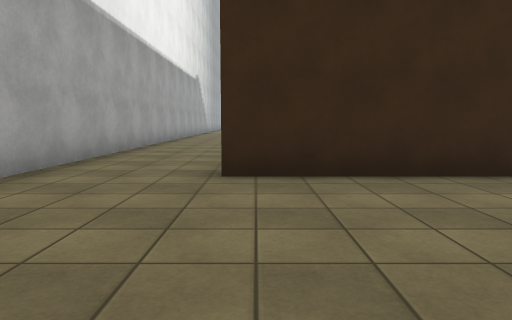
View 1 (above)

18 first-person views from a walk through a Unity game level. The camera is 1.2 m above the floor, tilts 6° down and sees 70° across. The floor is counted in squares, 2 m on a side. Each view is taken from the middle of a square. On the plan, view 1 faces up. The plan holds only what a view shows up to about 10 squares ahead; the rest is blank. The place goes on beyond the plan. The player is left out. Door leaves are left out, so doorways stand open. Surface patterns are stand-ins for the level's own textures.

View 2
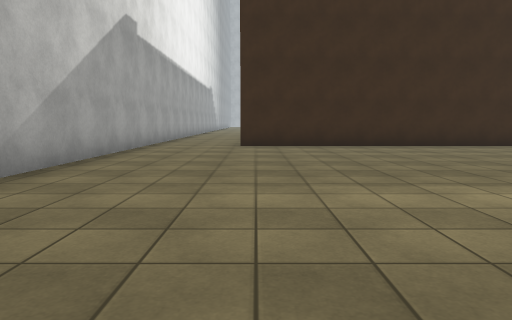

View 3
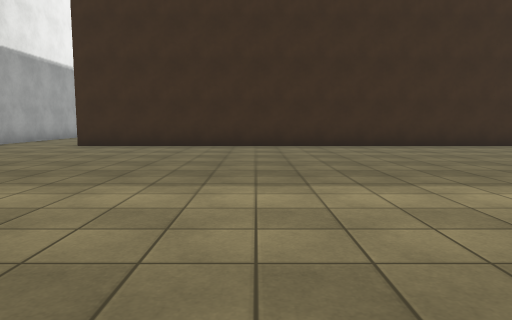

View 4
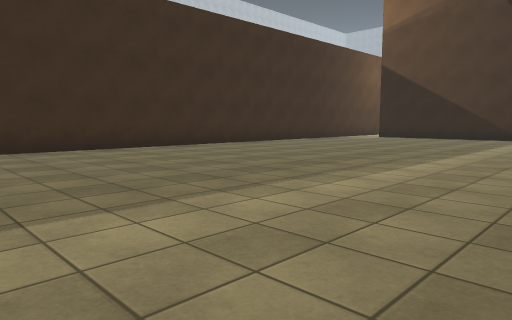

View 5
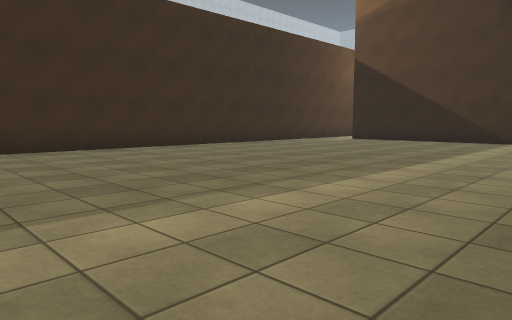

View 6
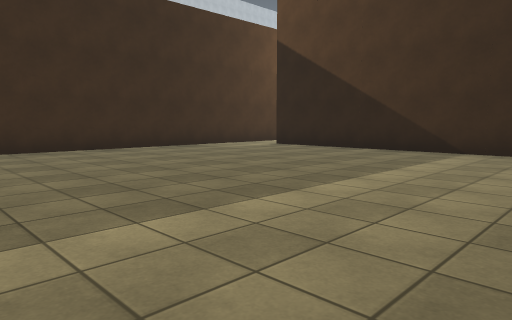

View 7
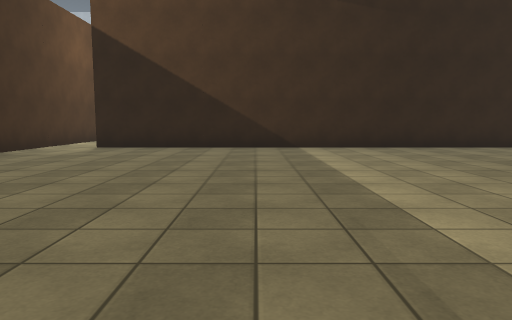

View 8
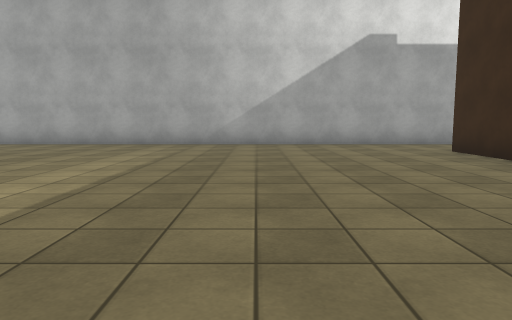

View 9
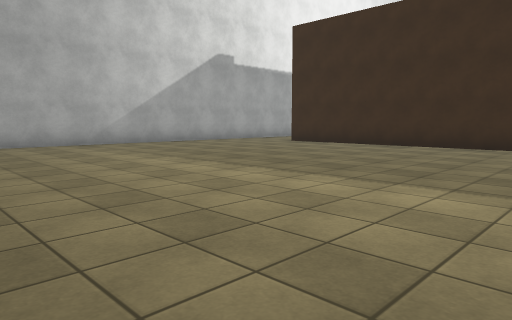

View 10
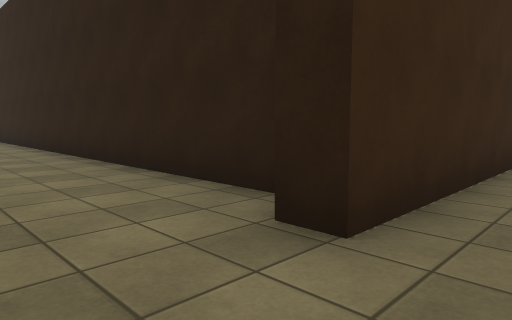

View 11
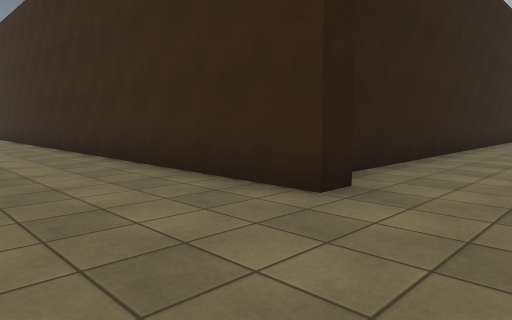

View 12
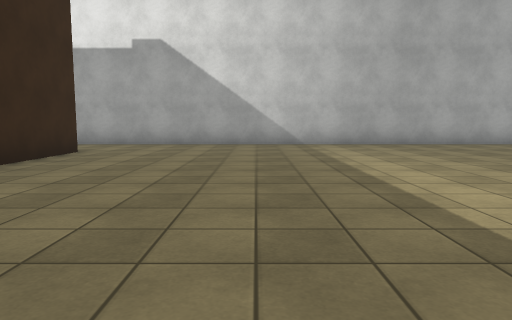

View 13
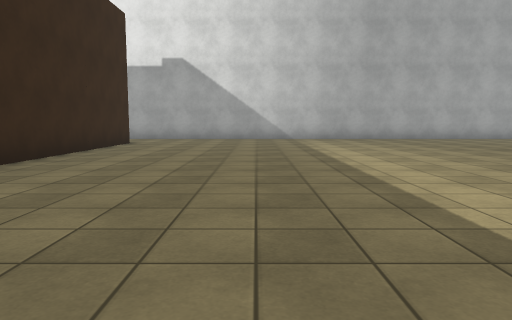

View 14
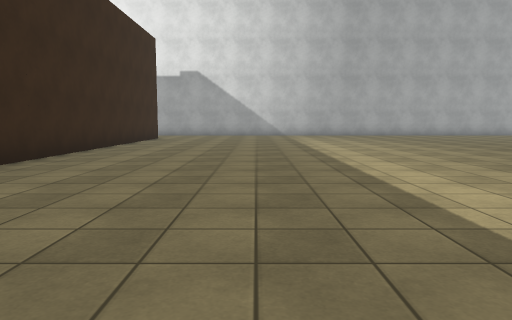

View 15
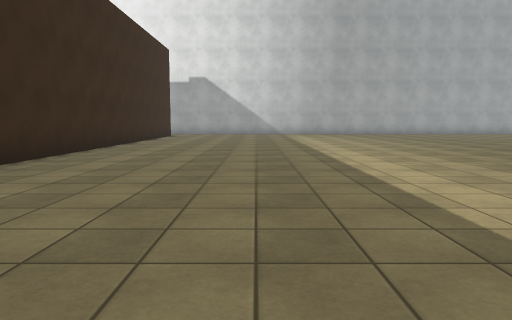

View 16
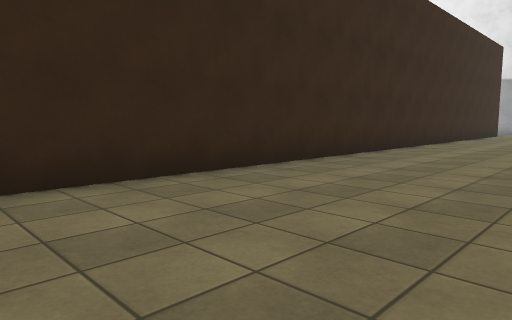

View 17
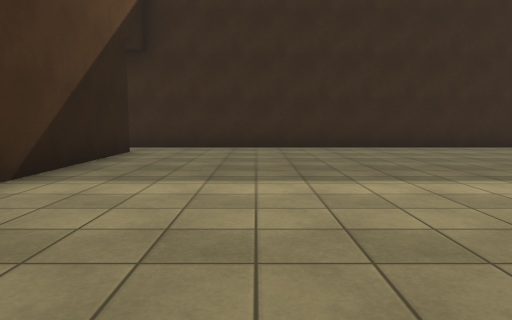

View 18
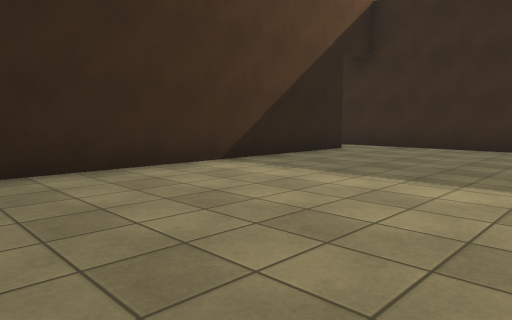

### Floor plan
Points are (right, up) in squares from view 1. A wall is a line through its corners. A room is listed if a view was taken in it or the views show most of it. See-through windows are left out.
Room 1 (views 1, 2, 3, 4, 5, 6, 7, 8, 9)
walls: (19.5, -5.5) (19.5, 2.8); (-2.7, 2.5) (-2.7, -5.5); (21.1, 4) (-0.4, 4)
ways out: opening at (-1.5, 3.5) to room 2; opening at (20, 3)
Room 2 (views 10, 11, 12, 13, 14, 15, 16, 17, 18)
walls: (-0.4, 15.9) (-0.4, 16.5) (20.4, 16.5); (-2.7, 25.5) (-2.7, 15.1); (19.5, 17.6) (19.5, 24.2); (-2.7, 10) (-2.7, 2.5); (0.3, 5) (0.3, 15.1); (-0.4, 4) (-0.4, 4.5)
ways out: opening at (-1.5, 3.5) to room 1; open door at (20, 17)

Where each view was taken, in squares from view 1:
view 1: 0 up, 0 right, facing up
view 2: 5 down, 0 right, facing up
view 3: 5 down, 4 right, facing up
view 4: 4 down, 6 right, facing up-right
view 5: 4 down, 8 right, facing up-right
view 6: 4 down, 12 right, facing up-right
view 7: 1 down, 11 right, facing right
view 8: 0 up, 7 right, facing left
view 9: 5 down, 7 right, facing up-left
view 10: 3 up, 2 left, facing up-right
view 11: 19 up, 2 left, facing down-right
view 12: 20 up, 7 right, facing left
view 13: 20 up, 10 right, facing left
view 14: 20 up, 13 right, facing left
view 15: 20 up, 15 right, facing left
view 16: 20 up, 17 right, facing down-left
view 17: 25 up, 17 right, facing down
view 18: 25 up, 15 right, facing down-right
